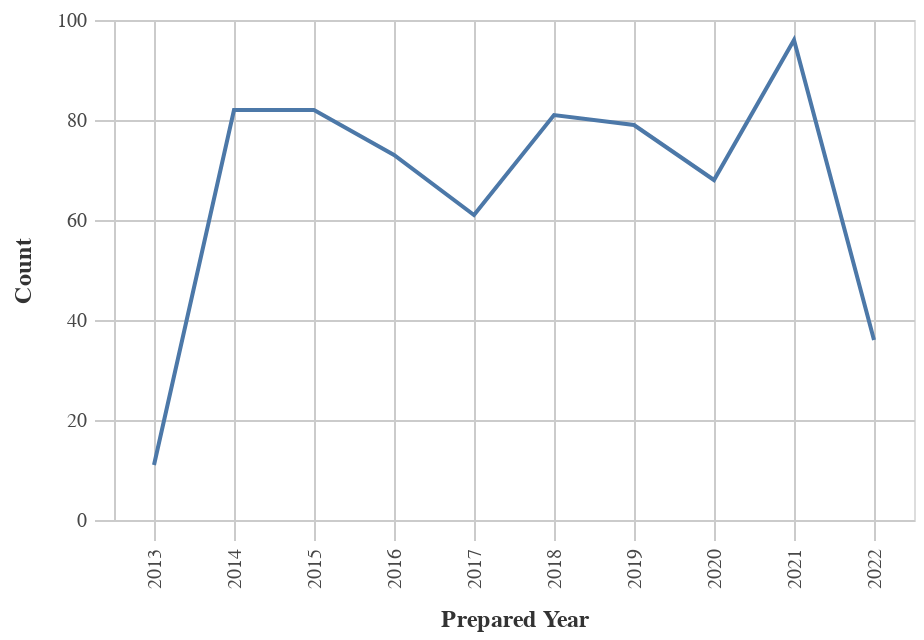

Here is the notebook cell this chart was saved with:
### Markdown cell above
### Number of Obligations by Year

### Code cell
#Line chart for Obligations by Year
chart_df = (df_top>>filter(_.variable=='prepared_y')).rename(columns= {"value":"Year"})
    
chart1= (_dla_utils.basic_line_chart_test_no_save(chart_df, 'Year', 'count', district)).encode(x=alt.X('Year:O', title='Prepared Year'))
display(chart1)

### Figure 1 — Vega-Lite specification as saved in the notebook (floating-point values rounded to 4 significant figures)
{"config": {"view": {"continuousWidth": 400, "continuousHeight": 300}, "axis": {"domainColor": "#cbcbcb", "grid": true, "gridColor": "#cbcbcb", "gridWidth": 1, "labelColor": "#474747", "labelFont": "Nunito Sans", "labelFontSize": 10, "labelPadding": 4, "tickColor": "#cbcbcb", "tickSize": 10, "titleColor": "#333", "titleFont": "Raleway", "titleFontSize": 12, "titlePadding": 10}, "axisBand": {"grid": false}, "background": "white", "font": "Raleway", "header": {"labelFont": "Nunito Sans", "titleFont": "Raleway"}, "legend": {"labelColor": "#333", "labelFont": "Nunito Sans", "labelFontSize": 11, "labelLimit": 0, "padding": 1, "symbolSize": 30, "symbolType": "square", "titleColor": "#333", "titleFont": "Raleway", "titleFontSize": 14, "titlePadding": 10}, "title": {"anchor": "middle", "font": "Raleway", "fontSize": 18, "fontWeight": 300, "offset": 20}}, "data": {"name": "data-36aefb21f92f0a9c87417ea6f55fb521"}, "mark": "line", "encoding": {"tooltip": [{"field": "Year", "title": "Year", "type": "quantitative"}, {"field": "count", "title": "Count", "type": "quantitative"}], "x": {"field": "Year", "title": "Prepared Year", "type": "ordinal"}, "y": {"field": "count", "title": "Count", "type": "quantitative"}}, "height": 250, "width": 400, "$schema": "https://vega.github.io/schema/vega-lite/v4.17.0.json", "datasets": {"data-36aefb21f92f0a9c87417ea6f55fb521": [{"Year": 2021.0, "count": 96, "variable": "prepared_y"}, {"Year": 2014.0, "count": 82, "variable": "prepared_y"}, {"Year": 2015.0, "count": 82, "variable": "prepared_y"}, {"Year": 2018.0, "count": 81, "variable": "prepared_y"}, {"Year": 2019.0, "count": 79, "variable": "prepared_y"}, {"Year": 2016.0, "count": 73, "variable": "prepared_y"}, {"Year": 2020.0, "count": 68, "variable": "prepared_y"}, {"Year": 2017.0, "count": 61, "variable": "prepared_y"}, {"Year": 2022.0, "count": 36, "variable": "prepared_y"}, {"Year": 2013.0, "count": 11, "variable": "prepared_y"}]}}
